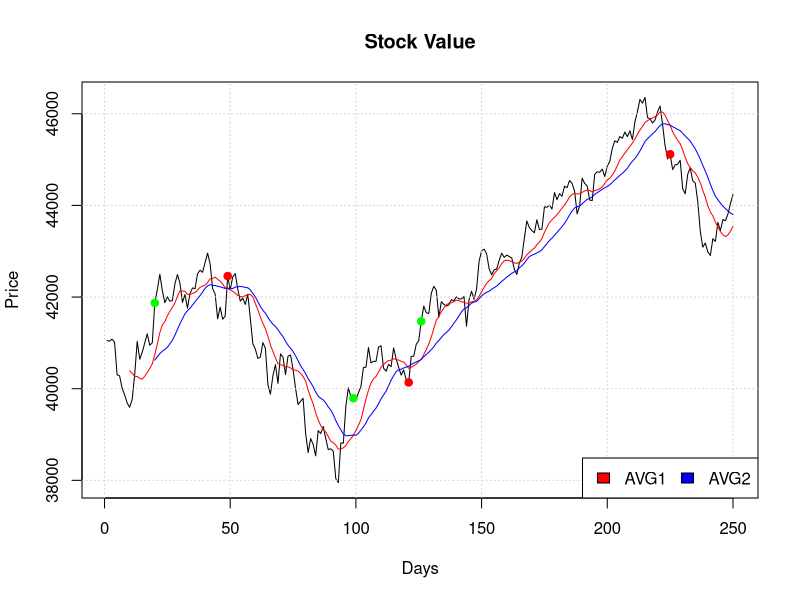

This figure's R source:
# Parameters
moving_avg1=10
moving_avg2=20
capital=50000

# Cambiar esto al directorio que contiene el archivo
setwd("~/documents/workspace/bitcoin-trader/r")
stock=read.table("mexico.txt")
price <- stock[,2];
xaxis=seq(length(price))
plot(xaxis, price, type="l",xlab="Days",ylab="Price")
grid()

avg1=array()
avg1[0:moving_avg1] = NaN;
# Compute moving averages
for(i in moving_avg1:length(price)){
  indices=seq(from=i-moving_avg1,to=i)
  avg1[i]=mean(price[indices]);
}
lines(avg1,col="red")

avg2=array()
avg2[0:moving_avg2] = NaN;
# Compute moving averages
for(i in moving_avg2:length(price)){
  indices=seq(from=i-moving_avg2,to=i)
  avg2[i]=mean(price[indices]);
}
lines(avg2,col="blue")
title("Stock Value")

stock=0;
trend=0;
current_capital=capital
buy=array()
sell=array()
for(i in xaxis){
  if(!is.na(avg1[i]) && !is.na(avg2[i]) ){
    # Logica de compra o venta
    if(avg1[i]>avg2[i] && current_capital>0){
      print(paste("BUYING  @",price[i],"FOR",current_capital))
      stock=current_capital/price[i]
      current_capital=0;
      buy<-c(buy,i)
    }else if(avg2[i]>avg1[i] && stock>0){
      print(paste("SELLING @",price[i],stock))
      current_capital=price[i]*stock;
      stock=0;
      sell<-c(sell,i)
    }
    
    #TODO Do we ever want to short sell?
    
  }
}


points(buy,price[buy],pch=19,col='green');
points(sell,price[sell],pch=19,col='red');

#legend("bottomright",legend=c("AVG1","AVG2","BUY","SELL"), horiz=TRUE,fill=c("red","blue","green","red"))
legend("bottomright",legend=c("AVG1","AVG2"), horiz=TRUE,fill=c("red","blue"))


final_capital=current_capital+stock*price[length(price)-1];
print(paste("PROFIT =",((final_capital/capital)-1)*100,"%"))


